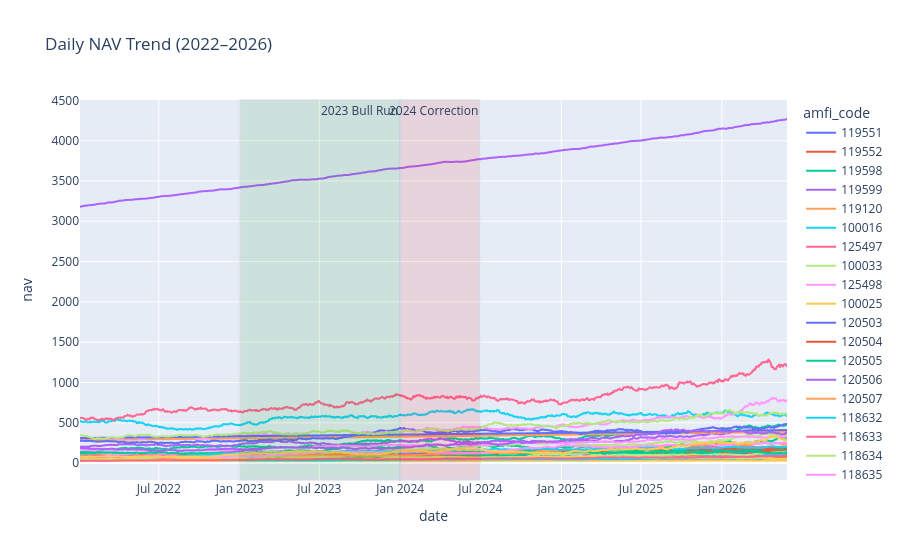

Write notebook code for a chart like this one.
### Markdown cell above
## NAV Trend Analysis

This visualization shows the daily NAV movement of mutual fund schemes from 2022 to 2026. The objective is to identify long-term growth patterns, market rallies, and correction periods.

### Code cell
nav["date"] = pd.to_datetime(nav["date"])

fig = px.line(
    nav,
    x="date",
    y="nav",
    color="amfi_code",
    title="Daily NAV Trend (2022–2026)"
)

fig.add_vrect(
    x0="2023-01-01",
    x1="2023-12-31",
    annotation_text="2023 Bull Run",
    fillcolor="green",
    opacity=0.1
)

fig.add_vrect(
    x0="2024-01-01",
    x1="2024-06-30",
    annotation_text="2024 Correction",
    fillcolor="red",
    opacity=0.1
)

# Save PNG
fig.write_image(
    "../reports/charts/nav_trend.png"
)

# Display chart
fig.show()

### Figure 1 — Plotly figure (JSON) as saved in the notebook; plotly's stock layout.template omitted (floating-point values rounded to 4 significant figures; data arrays with more than 128 entries replaced by an {"elided": "..."} marker saying what was removed)
{"data": [{"hovertemplate": "amfi_code=119551<br>date=%{x}<br>nav=%{y}<extra></extra>", "legendgroup": "119551", "line": {"color": "#636efa", "dash": "solid"}, "marker": {"symbol": "circle"}, "mode": "lines", "name": "119551", "showlegend": true, "type": "scattergl", "x": {"elided": "1150 str values"}, "xaxis": "x", "y": {"elided": "1150 float values"}, "yaxis": "y"}, {"hovertemplate": "amfi_code=119552<br>date=%{x}<br>nav=%{y}<extra></extra>", "legendgroup": "119552", "line": {"color": "#EF553B", "dash": "solid"}, "marker": {"symbol": "circle"}, "mode": "lines", "name": "119552", "showlegend": true, "type": "scattergl", "x": {"elided": "1150 str values"}, "xaxis": "x", "y": {"elided": "1150 float values"}, "yaxis": "y"}, {"hovertemplate": "amfi_code=119598<br>date=%{x}<br>nav=%{y}<extra></extra>", "legendgroup": "119598", "line": {"color": "#00cc96", "dash": "solid"}, "marker": {"symbol": "circle"}, "mode": "lines", "name": "119598", "showlegend": true, "type": "scattergl", "x": {"elided": "1150 str values"}, "xaxis": "x", "y": {"elided": "1150 float values"}, "yaxis": "y"}, {"hovertemplate": "amfi_code=119599<br>date=%{x}<br>nav=%{y}<extra></extra>", "legendgroup": "119599", "line": {"color": "#ab63fa", "dash": "solid"}, "marker": {"symbol": "circle"}, "mode": "lines", "name": "119599", "showlegend": true, "type": "scattergl", "x": {"elided": "1150 str values"}, "xaxis": "x", "y": {"elided": "1150 float values"}, "yaxis": "y"}, {"hovertemplate": "amfi_code=119120<br>date=%{x}<br>nav=%{y}<extra></extra>", "legendgroup": "119120", "line": {"color": "#FFA15A", "dash": "solid"}, "marker": {"symbol": "circle"}, "mode": "lines", "name": "119120", "showlegend": true, "type": "scattergl", "x": {"elided": "1150 str values"}, "xaxis": "x", "y": {"elided": "1150 float values"}, "yaxis": "y"}, {"hovertemplate": "amfi_code=100016<br>date=%{x}<br>nav=%{y}<extra></extra>", "legendgroup": "100016", "line": {"color": "#19d3f3", "dash": "solid"}, "marker": {"symbol": "circle"}, "mode": "lines", "name": "100016", "showlegend": true, "type": "scattergl", "x": {"elided": "1150 str values"}, "xaxis": "x", "y": {"elided": "1150 float values"}, "yaxis": "y"}, {"hovertemplate": "amfi_code=125497<br>date=%{x}<br>nav=%{y}<extra></extra>", "legendgroup": "125497", "line": {"color": "#FF6692", "dash": "solid"}, "marker": {"symbol": "circle"}, "mode": "lines", "name": "125497", "showlegend": true, "type": "scattergl", "x": {"elided": "1150 str values"}, "xaxis": "x", "y": {"elided": "1150 float values"}, "yaxis": "y"}, {"hovertemplate": "amfi_code=100033<br>date=%{x}<br>nav=%{y}<extra></extra>", "legendgroup": "100033", "line": {"color": "#B6E880", "dash": "solid"}, "marker": {"symbol": "circle"}, "mode": "lines", "name": "100033", "showlegend": true, "type": "scattergl", "x": {"elided": "1150 str values"}, "xaxis": "x", "y": {"elided": "1150 float values"}, "yaxis": "y"}, {"hovertemplate": "amfi_code=125498<br>date=%{x}<br>nav=%{y}<extra></extra>", "legendgroup": "125498", "line": {"color": "#FF97FF", "dash": "solid"}, "marker": {"symbol": "circle"}, "mode": "lines", "name": "125498", "showlegend": true, "type": "scattergl", "x": {"elided": "1150 str values"}, "xaxis": "x", "y": {"elided": "1150 float values"}, "yaxis": "y"}, {"hovertemplate": "amfi_code=100025<br>date=%{x}<br>nav=%{y}<extra></extra>", "legendgroup": "100025", "line": {"color": "#FECB52", "dash": "solid"}, "marker": {"symbol": "circle"}, "mode": "lines", "name": "100025", "showlegend": true, "type": "scattergl", "x": {"elided": "1150 str values"}, "xaxis": "x", "y": {"elided": "1150 float values"}, "yaxis": "y"}, {"hovertemplate": "amfi_code=120503<br>date=%{x}<br>nav=%{y}<extra></extra>", "legendgroup": "120503", "line": {"color": "#636efa", "dash": "solid"}, "marker": {"symbol": "circle"}, "mode": "lines", "name": "120503", "showlegend": true, "type": "scattergl", "x": {"elided": "1150 str values"}, "xaxis": "x", "y": {"elided": "1150 float values"}, "yaxis": "y"}, {"hovertemplate": "amfi_code=120504<br>date=%{x}<br>nav=%{y}<extra></extra>", "legendgroup": "120504", "line": {"color": "#EF553B", "dash": "solid"}, "marker": {"symbol": "circle"}, "mode": "lines", "name": "120504", "showlegend": true, "type": "scattergl", "x": {"elided": "1150 str values"}, "xaxis": "x", "y": {"elided": "1150 float values"}, "yaxis": "y"}, {"hovertemplate": "amfi_code=120505<br>date=%{x}<br>nav=%{y}<extra></extra>", "legendgroup": "120505", "line": {"color": "#00cc96", "dash": "solid"}, "marker": {"symbol": "circle"}, "mode": "lines", "name": "120505", "showlegend": true, "type": "scattergl", "x": {"elided": "1150 str values"}, "xaxis": "x", "y": {"elided": "1150 float values"}, "yaxis": "y"}, {"hovertemplate": "amfi_code=120506<br>date=%{x}<br>nav=%{y}<extra></extra>", "legendgroup": "120506", "line": {"color": "#ab63fa", "dash": "solid"}, "marker": {"symbol": "circle"}, "mode": "lines", "name": "120506", "showlegend": true, "type": "scattergl", "x": {"elided": "1150 str values"}, "xaxis": "x", "y": {"elided": "1150 float values"}, "yaxis": "y"}, {"hovertemplate": "amfi_code=120507<br>date=%{x}<br>nav=%{y}<extra></extra>", "legendgroup": "120507", "line": {"color": "#FFA15A", "dash": "solid"}, "marker": {"symbol": "circle"}, "mode": "lines", "name": "120507", "showlegend": true, "type": "scattergl", "x": {"elided": "1150 str values"}, "xaxis": "x", "y": {"elided": "1150 float values"}, "yaxis": "y"}, {"hovertemplate": "amfi_code=118632<br>date=%{x}<br>nav=%{y}<extra></extra>", "legendgroup": "118632", "line": {"color": "#19d3f3", "dash": "solid"}, "marker": {"symbol": "circle"}, "mode": "lines", "name": "118632", "showlegend": true, "type": "scattergl", "x": {"elided": "1150 str values"}, "xaxis": "x", "y": {"elided": "1150 float values"}, "yaxis": "y"}, {"hovertemplate": "amfi_code=118633<br>date=%{x}<br>nav=%{y}<extra></extra>", "legendgroup": "118633", "line": {"color": "#FF6692", "dash": "solid"}, "marker": {"symbol": "circle"}, "mode": "lines", "name": "118633", "showlegend": true, "type": "scattergl", "x": {"elided": "1150 str values"}, "xaxis": "x", "y": {"elided": "1150 float values"}, "yaxis": "y"}, {"hovertemplate": "amfi_code=118634<br>date=%{x}<br>nav=%{y}<extra></extra>", "legendgroup": "118634", "line": {"color": "#B6E880", "dash": "solid"}, "marker": {"symbol": "circle"}, "mode": "lines", "name": "118634", "showlegend": true, "type": "scattergl", "x": {"elided": "1150 str values"}, "xaxis": "x", "y": {"elided": "1150 float values"}, "yaxis": "y"}, {"hovertemplate": "amfi_code=118635<br>date=%{x}<br>nav=%{y}<extra></extra>", "legendgroup": "118635", "line": {"color": "#FF97FF", "dash": "solid"}, "marker": {"symbol": "circle"}, "mode": "lines", "name": "118635", "showlegend": true, "type": "scattergl", "x": {"elided": "1150 str values"}, "xaxis": "x", "y": {"elided": "1150 float values"}, "yaxis": "y"}, {"hovertemplate": "amfi_code=118636<br>date=%{x}<br>nav=%{y}<extra></extra>", "legendgroup": "118636", "line": {"color": "#FECB52", "dash": "solid"}, "marker": {"symbol": "circle"}, "mode": "lines", "name": "118636", "showlegend": true, "type": "scattergl", "x": {"elided": "1150 str values"}, "xaxis": "x", "y": {"elided": "1150 float values"}, "yaxis": "y"}, {"hovertemplate": "amfi_code=120841<br>date=%{x}<br>nav=%{y}<extra></extra>", "legendgroup": "120841", "line": {"color": "#636efa", "dash": "solid"}, "marker": {"symbol": "circle"}, "mode": "lines", "name": "120841", "showlegend": true, "type": "scattergl", "x": {"elided": "1150 str values"}, "xaxis": "x", "y": {"elided": "1150 float values"}, "yaxis": "y"}, {"hovertemplate": "amfi_code=120842<br>date=%{x}<br>nav=%{y}<extra></extra>", "legendgroup": "120842", "line": {"color": "#EF553B", "dash": "solid"}, "marker": {"symbol": "circle"}, "mode": "lines", "name": "120842", "showlegend": true, "type": "scattergl", "x": {"elided": "1150 str values"}, "xaxis": "x", "y": {"elided": "1150 float values"}, "yaxis": "y"}, {"hovertemplate": "amfi_code=120843<br>date=%{x}<br>nav=%{y}<extra></extra>", "legendgroup": "120843", "line": {"color": "#00cc96", "dash": "solid"}, "marker": {"symbol": "circle"}, "mode": "lines", "name": "120843", "showlegend": true, "type": "scattergl", "x": {"elided": "1150 str values"}, "xaxis": "x", "y": {"elided": "1150 float values"}, "yaxis": "y"}, {"hovertemplate": "amfi_code=120844<br>date=%{x}<br>nav=%{y}<extra></extra>", "legendgroup": "120844", "line": {"color": "#ab63fa", "dash": "solid"}, "marker": {"symbol": "circle"}, "mode": "lines", "name": "120844", "showlegend": true, "type": "scattergl", "x": {"elided": "1150 str values"}, "xaxis": "x", "y": {"elided": "1150 float values"}, "yaxis": "y"}, {"hovertemplate": "amfi_code=119092<br>date=%{x}<br>nav=%{y}<extra></extra>", "legendgroup": "119092", "line": {"color": "#FFA15A", "dash": "solid"}, "marker": {"symbol": "circle"}, "mode": "lines", "name": "119092", "showlegend": true, "type": "scattergl", "x": {"elided": "1150 str values"}, "xaxis": "x", "y": {"elided": "1150 float values"}, "yaxis": "y"}, {"hovertemplate": "amfi_code=119093<br>date=%{x}<br>nav=%{y}<extra></extra>", "legendgroup": "119093", "line": {"color": "#19d3f3", "dash": "solid"}, "marker": {"symbol": "circle"}, "mode": "lines", "name": "119093", "showlegend": true, "type": "scattergl", "x": {"elided": "1150 str values"}, "xaxis": "x", "y": {"elided": "1150 float values"}, "yaxis": "y"}, {"hovertemplate": "amfi_code=119094<br>date=%{x}<br>nav=%{y}<extra></extra>", "legendgroup": "119094", "line": {"color": "#FF6692", "dash": "solid"}, "marker": {"symbol": "circle"}, "mode": "lines", "name": "119094", "showlegend": true, "type": "scattergl", "x": {"elided": "1150 str values"}, "xaxis": "x", "y": {"elided": "1150 float values"}, "yaxis": "y"}, {"hovertemplate": "amfi_code=119095<br>date=%{x}<br>nav=%{y}<extra></extra>", "legendgroup": "119095", "line": {"color": "#B6E880", "dash": "solid"}, "marker": {"symbol": "circle"}, "mode": "lines", "name": "119095", "showlegend": true, "type": "scattergl", "x": {"elided": "1150 str values"}, "xaxis": "x", "y": {"elided": "1150 float values"}, "yaxis": "y"}, {"hovertemplate": "amfi_code=101206<br>date=%{x}<br>nav=%{y}<extra></extra>", "legendgroup": "101206", "line": {"color": "#FF97FF", "dash": "solid"}, "marker": {"symbol": "circle"}, "mode": "lines", "name": "101206", "showlegend": true, "type": "scattergl", "x": {"elided": "1150 str values"}, "xaxis": "x", "y": {"elided": "1150 float values"}, "yaxis": "y"}, {"hovertemplate": "amfi_code=101207<br>date=%{x}<br>nav=%{y}<extra></extra>", "legendgroup": "101207", "line": {"color": "#FECB52", "dash": "solid"}, "marker": {"symbol": "circle"}, "mode": "lines", "name": "101207", "showlegend": true, "type": "scattergl", "x": {"elided": "1150 str values"}, "xaxis": "x", "y": {"elided": "1150 float values"}, "yaxis": "y"}, {"hovertemplate": "amfi_code=101208<br>date=%{x}<br>nav=%{y}<extra></extra>", "legendgroup": "101208", "line": {"color": "#636efa", "dash": "solid"}, "marker": {"symbol": "circle"}, "mode": "lines", "name": "101208", "showlegend": true, "type": "scattergl", "x": {"elided": "1150 str values"}, "xaxis": "x", "y": {"elided": "1150 float values"}, "yaxis": "y"}, {"hovertemplate": "amfi_code=102885<br>date=%{x}<br>nav=%{y}<extra></extra>", "legendgroup": "102885", "line": {"color": "#EF553B", "dash": "solid"}, "marker": {"symbol": "circle"}, "mode": "lines", "name": "102885", "showlegend": true, "type": "scattergl", "x": {"elided": "1150 str values"}, "xaxis": "x", "y": {"elided": "1150 float values"}, "yaxis": "y"}, {"hovertemplate": "amfi_code=102886<br>date=%{x}<br>nav=%{y}<extra></extra>", "legendgroup": "102886", "line": {"color": "#00cc96", "dash": "solid"}, "marker": {"symbol": "circle"}, "mode": "lines", "name": "102886", "showlegend": true, "type": "scattergl", "x": {"elided": "1150 str values"}, "xaxis": "x", "y": {"elided": "1150 float values"}, "yaxis": "y"}, {"hovertemplate": "amfi_code=102887<br>date=%{x}<br>nav=%{y}<extra></extra>", "legendgroup": "102887", "line": {"color": "#ab63fa", "dash": "solid"}, "marker": {"symbol": "circle"}, "mode": "lines", "name": "102887", "showlegend": true, "type": "scattergl", "x": {"elided": "1150 str values"}, "xaxis": "x", "y": {"elided": "1150 float values"}, "yaxis": "y"}, {"hovertemplate": "amfi_code=148567<br>date=%{x}<br>nav=%{y}<extra></extra>", "legendgroup": "148567", "line": {"color": "#FFA15A", "dash": "solid"}, "marker": {"symbol": "circle"}, "mode": "lines", "name": "148567", "showlegend": true, "type": "scattergl", "x": {"elided": "1150 str values"}, "xaxis": "x", "y": {"elided": "1150 float values"}, "yaxis": "y"}, {"hovertemplate": "amfi_code=148568<br>date=%{x}<br>nav=%{y}<extra></extra>", "legendgroup": "148568", "line": {"color": "#19d3f3", "dash": "solid"}, "marker": {"symbol": "circle"}, "mode": "lines", "name": "148568", "showlegend": true, "type": "scattergl", "x": {"elided": "1150 str values"}, "xaxis": "x", "y": {"elided": "1150 float values"}, "yaxis": "y"}, {"hovertemplate": "amfi_code=148569<br>date=%{x}<br>nav=%{y}<extra></extra>", "legendgroup": "148569", "line": {"color": "#FF6692", "dash": "solid"}, "marker": {"symbol": "circle"}, "mode": "lines", "name": "148569", "showlegend": true, "type": "scattergl", "x": {"elided": "1150 str values"}, "xaxis": "x", "y": {"elided": "1150 float values"}, "yaxis": "y"}, {"hovertemplate": "amfi_code=149322<br>date=%{x}<br>nav=%{y}<extra></extra>", "legendgroup": "149322", "line": {"color": "#B6E880", "dash": "solid"}, "marker": {"symbol": "circle"}, "mode": "lines", "name": "149322", "showlegend": true, "type": "scattergl", "x": {"elided": "1150 str values"}, "xaxis": "x", "y": {"elided": "1150 float values"}, "yaxis": "y"}, {"hovertemplate": "amfi_code=149323<br>date=%{x}<br>nav=%{y}<extra></extra>", "legendgroup": "149323", "line": {"color": "#FF97FF", "dash": "solid"}, "marker": {"symbol": "circle"}, "mode": "lines", "name": "149323", "showlegend": true, "type": "scattergl", "x": {"elided": "1150 str values"}, "xaxis": "x", "y": {"elided": "1150 float values"}, "yaxis": "y"}, {"hovertemplate": "amfi_code=149324<br>date=%{x}<br>nav=%{y}<extra></extra>", "legendgroup": "149324", "line": {"color": "#FECB52", "dash": "solid"}, "marker": {"symbol": "circle"}, "mode": "lines", "name": "149324", "showlegend": true, "type": "scattergl", "x": {"elided": "1150 str values"}, "xaxis": "x", "y": {"elided": "1150 float values"}, "yaxis": "y"}], "layout": {"annotations": [{"showarrow": false, "text": "2023 Bull Run", "x": "2023-12-31", "xanchor": "right", "xref": "x", "y": 1, "yanchor": "top", "yref": "y domain"}, {"showarrow": false, "text": "2024 Correction", "x": "2024-06-30", "xanchor": "right", "xref": "x", "y": 1, "yanchor": "top", "yref": "y domain"}], "legend": {"title": {"text": "amfi_code"}, "tracegroupgap": 0}, "shapes": [{"fillcolor": "green", "opacity": 0.1, "type": "rect", "x0": "2023-01-01", "x1": "2023-12-31", "xref": "x", "y0": 0, "y1": 1, "yref": "y domain"}, {"fillcolor": "red", "opacity": 0.1, "type": "rect", "x0": "2024-01-01", "x1": "2024-06-30", "xref": "x", "y0": 0, "y1": 1, "yref": "y domain"}], "title": {"text": "Daily NAV Trend (2022–2026)"}, "xaxis": {"anchor": "y", "domain": [0, 1], "title": {"text": "date"}}, "yaxis": {"anchor": "x", "domain": [0, 1], "title": {"text": "nav"}}}}
